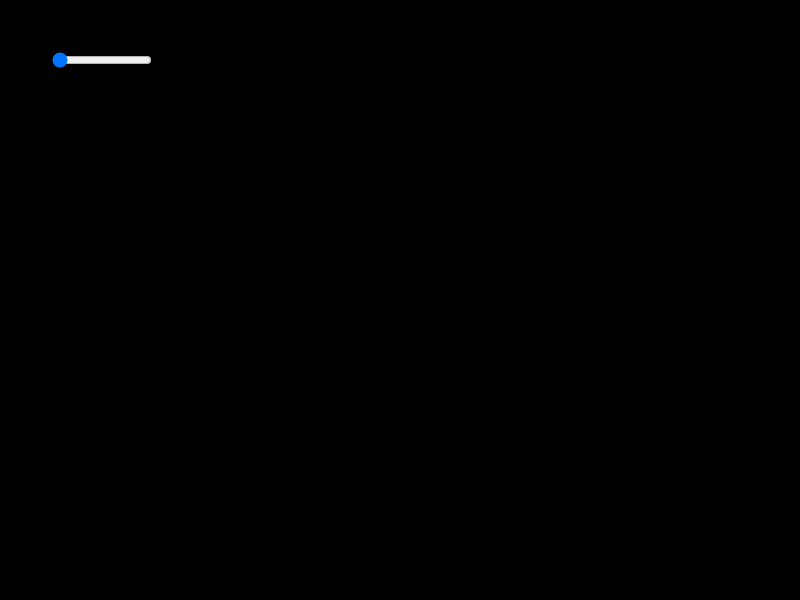
Frame 1 (no input)
Frame 60 (no input): identical to frame 1, image omitted
Frame 120 (the mouse pressed at the canvas centre since frame 60): identical to frame 1, image omitted

The p5.js sketch that drew this single still picture (run headless with seeded random() and noise() and a simulated clock; from frame 60 on, the mouse is pressed at the canvas centre):

// p5.js sketch
// ── sketch.js
let ss = [];
let agents = []
let lastAgent = null;

function setup() {
    slider1 = createSlider(0,100,0);
    slider1.position(width/2,height/2);
    slider1.size(100);
    createCanvas(800, 600);
}

function draw() {
    background(0);

    for(let s of ss){
        s.update();
        s.display();
    }
}

function mousePressed(){
    if(mouseButton.left){
        let a1 = new Agente(mouseX,mouseY,5);
        a2.pos = p5.Vector.add(a1.pos,p5.Vector.sub(a1.pos,a2.pos).setMag(70));

        ss.push(new Spring(a1,a2,0.01,50));
    }
}
// ── Agente2D.js
class Agente{
    constructor(x,y,mass,C=color(random(255),random(255),random(255)),attached=true){
        this.pos = createVector(x,y);
        // this.vel = p5.Vector.random2D();
        this.vel = createVector(0,0);
        this.acc = createVector(0,0);
        this.mass = mass;
        this.color = C;
        this.r = sqrt(mass/PI)*10;
        this.damp = 0.4;
        this.attached = attached
    }
    update(){
        if(this.attached) return;

        this.vel.add(this.acc);
        this.pos.add(this.vel);
        this.acc.mult(0);
        
        this.borders();
    }
    addAngularForce(f){
        this.angAcc += f
    }
    addForce(f){
        let force = p5.Vector.div(f,this.mass);
        this.acc.add(force);
    }
    addGrav(g){
        this.acc.add(g);
    }
    applyFriction(m){
        let fric = this.vel.copy();
        fric.normalize();
        fric.mult(-m);
        this.addForce(fric);
    }
    applyDrag(m){
        let drag = this.vel.copy();
        drag.mult(-m*drag.mag()**2);
        this.addForce(drag);
    }
    follow(vec,f){
        let v = p5.Vector.sub(vec,this.pos);
        v.setMag(f);
        this.addForce(v);
    }
    borders(){
        if(this.pos.x >= width-this.r || this.pos.x <= this.r){
            this.vel.x *= -this.damp;
        }
        if(this.pos.y >= height-this.r || this.pos.y <= this.r){
            this.vel.y *= -this.damp;
        }
        this.pos.x = constrain(this.pos.x, this.r, width-this.r);
        this.pos.y = constrain(this.pos.y, this.r,height-this.r);
    }
    display(){
        fill(this.color);
        push();
        translate(this.pos.x, this.pos.y);
        noStroke();

        circle(0,0,this.r);

        pop();
    }
}
// ── Spring.js
class Spring{
    constructor(a1,a2,k,restLen){
        this.a1 = a1;
        this.a2 = a2;
        this.k = k;
        this.restLen = restLen;
        this.color = color(255,255,255);
    }
    update(){
        let springForce = p5.Vector.sub(this.a1.pos,this.a2.pos);
        let len = springForce.mag();
        springForce.normalize();
        let displacement = len - this.restLen;
        springForce.mult(-this.k*displacement);
        // springForce.div(2);

        this.a1.addForce(springForce);
        springForce.mult(-1);
        this.a2.addForce(springForce);

        this.a1.update();
        this.a2.update();
    }
    display(){
        stroke(this.color);
        strokeWeight(1);
        line(this.a1.pos.x,this.a1.pos.y,this.a2.pos.x,this.a2.pos.y);

        this.a1.display()
        this.a2.display()
    }
}
